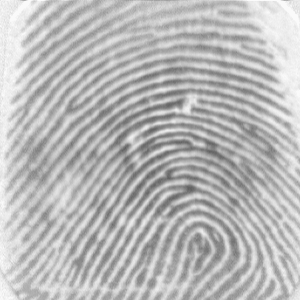
#> input picture figureprint_matching/data_check/different_1/101_6.tif, 300 x 300 px, found by its file name; its folder holds 2 pictures in this run
$ python SIFT_FLANN.py
#> lines starting #> are read from the running program, lines starting #| are printed output that depends on the picture; after the words box and inside, x2 and y2 are one past the last pixel; in counts of white or black regions, pixels touching at a corner belong together
import cv2
import numpy as np
import os
import matplotlib.pyplot as plt
from sklearn.metrics import confusion_matrix, ConfusionMatrixDisplay
import time

def preprocess_fingerprint(image_path):
    img = cv2.imread(image_path, 0)
#> img is the input picture: shape (300, 300); min 97, max 250, mean 185.1
    _, img_bin = cv2.threshold(img, 0, 255, cv2.THRESH_BINARY_INV + cv2.THRESH_OTSU)
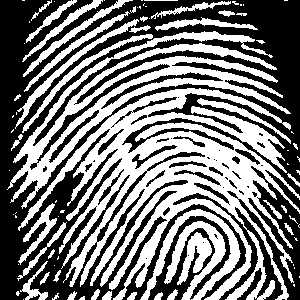
#> img_bin: shape (300, 300); 47.2% white; 85 white regions (44 under 20 px), largest, box (x1, y1, x2, y2) and area: (18, 88, 300, 300) 21831, (7, 31, 291, 209) 9218, (140, 209, 241, 300) 1644
    return img_bin

def match_fingerprints(img1_path, img2_path):
    img1 = preprocess_fingerprint(img1_path)
    img2 = preprocess_fingerprint(img2_path)
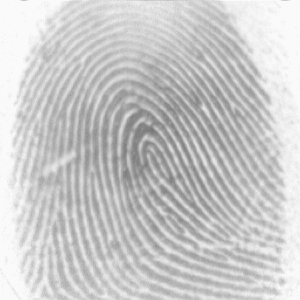
#> input picture figureprint_matching/data_check/different_1/105_6.tif, 300 x 300 px, found by its file name
#> in preprocess_fingerprint, img is the input picture: shape (300, 300); min 117, max 250, mean 201.8
#> in preprocess_fingerprint (call 2), `_, img_bin = cv2.threshold(img, 0, 255, cv2.THRESH_BINARY_INV + cv2.TH..`:
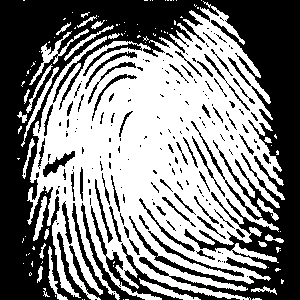
#> img_bin: shape (300, 300); 51.3% white; 184 black regions (124 under 20 px), largest, box (x1, y1, x2, y2) and area: (0, 0, 300, 300) 36023, (91, 206, 240, 300) 1377, (69, 203, 117, 300) 748

    # Initialize SIFT detector
    sift = cv2.SIFT_create(nfeatures=1000)

    # Find keypoints and descriptors
    kp1, des1 = sift.detectAndCompute(img1, None)
#> kp1 = 1000 keypoints; strongest (x, y, size): (62, 211, 2.4), (17, 293, 2.6), (271, 56, 2.2), (45, 169, 2.8)
    kp2, des2 = sift.detectAndCompute(img2, None)
#> kp2 = 1000 keypoints; strongest (x, y, size): (34, 248, 2), (258, 147, 2.2), (277, 269, 2.6), (138, 36, 2.1)
    if des1 is None or des2 is None:
        return 0, None  # Return 0 matches if no descriptors found

    # FLANN parameters (KD-tree for SIFT)
    index_params = dict(algorithm=1, trees=5)  # KD-tree
    search_params = dict(checks=50)  # Number of checks for nearest neighbors
    flann = cv2.FlannBasedMatcher(index_params, search_params)

    # KNN Match
    matches = flann.knnMatch(des1, des2, k=2)
#> matches = 1000 matches

    # Apply Lowe's ratio test (keep only good matches)
    good_matches = [m for m, n in matches if m.distance < 0.7 * n.distance]
#> good_matches = 10 matches

    # Draw only good matches
    match_img = cv2.drawMatches(img1, kp1, img2, kp2, good_matches, None, flags=cv2.DrawMatchesFlags_NOT_DRAW_SINGLE_POINTS)
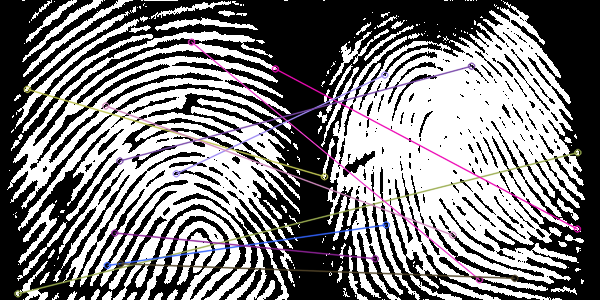
#> match_img: shape (300, 600, 3); mean of channels 0, 1, 2 125.8, 124.5, 126; drawn as B, G, R
    return len(good_matches), match_img

def process_dataset(dataset_path, results_folder):
    start = time.perf_counter()
    threshold = 20  # Adjust this based on tests
    y_true = []  # True labels (1 for same, 0 for different)
    y_pred = []  # Predicted labels
    os.makedirs(results_folder, exist_ok=True)
    for folder in sorted(os.listdir(dataset_path)):
        folder_path = os.path.join(dataset_path, folder)
        if os.path.isdir(folder_path):  # Check if it's a valid directory
            image_files = [f for f in os.listdir(folder_path) if f.endswith(('.tif', '.png', '.jpg'))]
            if len(image_files) != 2:
                print(f"Skipping {folder}, expected 2 images but found {len(image_files)}")
                continue
            img1_path = os.path.join(folder_path, image_files[0])
            img2_path = os.path.join(folder_path, image_files[1])
            match_count, match_img = match_fingerprints(img1_path, img2_path)
#> match_count = 10

            # Determine the ground truth
            actual_match = 1 if "same" in folder.lower() else 0  # 1 for same, 0 for different
            y_true.append(actual_match)

            # Decision based on good matches count
            predicted_match = 1 if match_count > threshold else 0
#> predicted_match = 0
            y_pred.append(predicted_match)
            result = "sift_flann_matched" if predicted_match == 1 else "sift_flann_unmatched"
#> result = 'sift_flann_unmatched'
            print(f"{folder}: {result.upper()} ({match_count} good matches)")
#| different_1: SIFT_FLANN_UNMATCHED (10 good matches)
            if match_img is not None:
                match_img_filename = f"{folder}_{result}.png"
#> match_img_filename = 'different_1_sift_flann_unmatched.png'
                match_img_path = os.path.join(results_folder, match_img_filename)
                cv2.imwrite(match_img_path, match_img)
                print(f"Saved match image at: {match_img_path}")
#| Saved match image at: figureprint_matching\results\sift_flann_/different_1_sift_flann_unmatched.png
#> pass 2 of the loop in process_dataset, `for folder in sorted(os.listdir(dataset_path)):`:
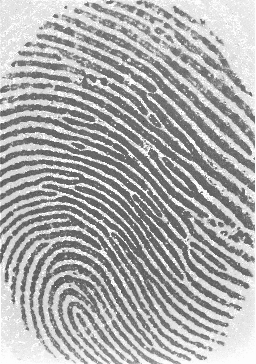
#> input picture figureprint_matching/data_check/different_10/104_7.tif, 256 x 364 px, found by its file name
#> in preprocess_fingerprint, img is the input picture: shape (364, 256); min 54, max 253, mean 171.8
#> in preprocess_fingerprint (call 4), `_, img_bin = cv2.threshold(img, 0, 255, cv2.THRESH_BINARY_INV + cv2.TH..`:
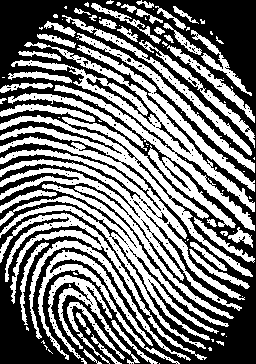
#> img_bin: shape (364, 256); 47.9% white; 97 white regions (48 under 20 px), largest, box (x1, y1, x2, y2) and area: (0, 115, 253, 319) 11464, (11, 42, 255, 231) 7182, (0, 184, 229, 349) 4425
#> kp2 = 1001 keypoints; strongest (x, y, size): (66, 7, 1.9), (55, 16, 3), (210, 349, 2.5), (213, 340, 1.8)
#> good_matches = 5 matches
#> in match_fingerprints (call 2), `match_img = cv2.drawMatches(img1, kp1, img2, kp2, good_matches, None, ..`:
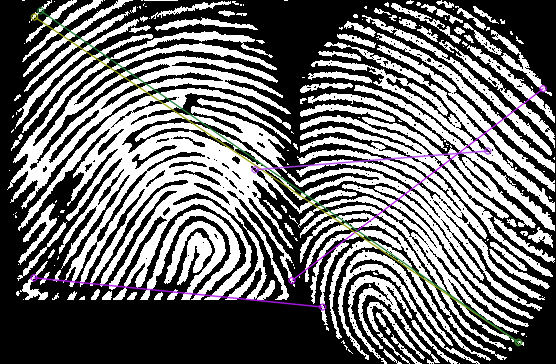
#> match_img: shape (364, 556, 3); mean of channels 0, 1, 2 109.7, 109.3, 109.8; drawn as B, G, R
#> match_count = 5
#| different_10: SIFT_FLANN_UNMATCHED (5 good matches)
#> match_img_filename = 'different_10_sift_flann_unmatched.png'
#| Saved match image at: figureprint_matching\results\sift_flann_/different_10_sift_flann_unmatched.png

    end = time.perf_counter()
    print(f"Total processing time: {end - start:.4f} seconds")

    # Compute and display confusion matrix
    labels = ["Different (0)", "Same (1)"]
    cm = confusion_matrix(y_true, y_pred)
#> cm = [2]
    disp = ConfusionMatrixDisplay(confusion_matrix=cm, display_labels=labels)
    plt.figure(figsize=(6, 5))
#> (the run stopped early here; a loop or call above may not have finished)
